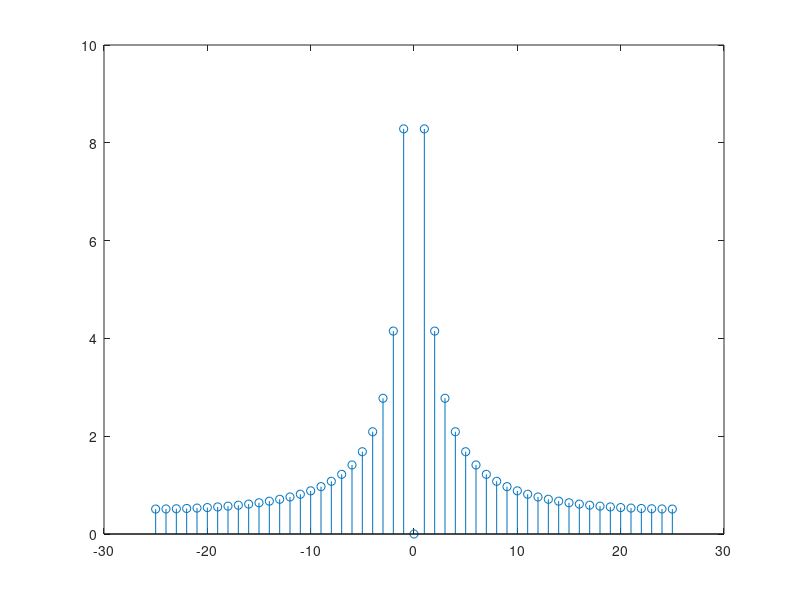

The MATLAB source for this figure: (Note: this script raises an error after producing the figure.)
clear all; close all; clc;

%%
%% Function for shifting DFT outputs
%%
function [fx, dft] = dft_shift(a)
	N = length(a); 	% length of the signal
	if(mod(N,2)==0)	% is the length a multiple of 2?
		disp(["Even - " "Length: " num2str(N)]);
		dft = [a((N/2)+1:N); a(1:(N/2)+1)]; % the dft
		disp(["DFT: " num2str(length(dft))])
		fx = [-1*(int16(N/2)):int16(N/2)]; % the frequencies
		disp(["FX: " num2str(length(fx))])
	else		% if the length is not a multiple of 2
		disp(["Odd - " "Length: " num2str(N)]);
		dft =  [a((int16(N)/2)+1:N) a(1:int16(N/2))]; % the dft
		disp(["DFT: " num2str(length(dft))])
		fx = [-1*int16(N/2)+1:int16(N/2)-1]; % the frequencies
		disp(["FX: " num2str(length(fx))])
	endif
	endfunction

%%
%% Function to map the DFT values
%% This function calls the dft_shift() function
%% The shift flag in the argument is for the shifting operation
%%
function [Fso, Y] = dft_map(Fs, X, shift)
	N = length(X);
	res = double(Fs)/length(X);
	if(true(shift))
		[Fso, Y] = dft_shift(X);
	else
		Y = X;
		n = 1:length(Y);
	 	Fso = n*res;
	endif
	endfunction

% The signal
x = (0:0.02:1.0)-0.5;
%figure(1)
%subplot(2,1,1)
stem(x)

% FFT of the signal
X= fft(x);
%subplot(2,1,2)
stem(abs(X))	% Stem plot the absolute values

% Next, the shifted version of the DFT
[Xfx Xdft] = dft_shift(X);
%figure(2)
%subplot(2,1,1)
stem(Xfx,abs(Xdft))

% Load a wav file and find the sample rate (Fs)
[y, fs] = audioread('piano.wav', 'SampleRate');
ty = y(1:32768);
Y = fft(ty);	% FFT of the sound signal
[Fy, Yy] = dft_map(fs,Y, 1); % produce the DFT map of the signal with shifts
%subplot(2,1,2)
plot(Fy, abs(Yy));


Y = fft(ty);	% FFT of the sound signal
[Fy, Yy] = dft_map(fs,Y, 0); % produce the DFT map of the signal with shifts
%figure(3)
%subplot(2,1,1)
plot(Fy(1:2000), abs(Yy(1:2000)));

dft_res = fs/length(Yy); % calculate the dft resolution
disp(['DFT Resolution:' num2str(dft_res)]);

max_range = int32(300/dft_res);




